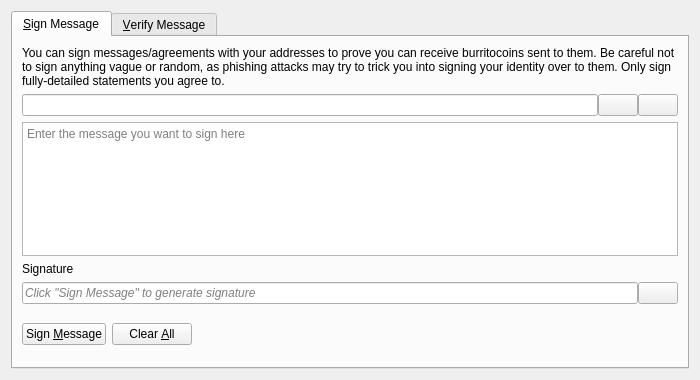
<?xml version="1.0" encoding="UTF-8"?>
<ui version="4.0">
 <class>SignVerifyMessageDialog</class>
 <widget class="QDialog" name="SignVerifyMessageDialog">
  <property name="geometry">
   <rect>
    <x>0</x>
    <y>0</y>
    <width>700</width>
    <height>380</height>
   </rect>
  </property>
  <property name="windowTitle">
   <string>Signatures - Sign / Verify a Message</string>
  </property>
  <property name="modal">
   <bool>true</bool>
  </property>
  <layout class="QVBoxLayout" name="verticalLayout">
   <item>
    <widget class="QTabWidget" name="tabWidget">
     <property name="currentIndex">
      <number>0</number>
     </property>
     <widget class="QWidget" name="tabSignMessage">
      <attribute name="title">
       <string>&amp;Sign Message</string>
      </attribute>
      <layout class="QVBoxLayout" name="verticalLayout_SM">
       <item>
        <widget class="QLabel" name="infoLabel_SM">
         <property name="text">
          <string>You can sign messages/agreements with your addresses to prove you can receive burritocoins sent to them. Be careful not to sign anything vague or random, as phishing attacks may try to trick you into signing your identity over to them. Only sign fully-detailed statements you agree to.</string>
         </property>
         <property name="textFormat">
          <enum>Qt::PlainText</enum>
         </property>
         <property name="wordWrap">
          <bool>true</bool>
         </property>
        </widget>
       </item>
       <item>
        <layout class="QHBoxLayout" name="horizontalLayout_1_SM">
         <property name="spacing">
          <number>0</number>
         </property>
         <item>
          <widget class="QValidatedLineEdit" name="addressIn_SM">
           <property name="toolTip">
            <string>The BurritoCoin address to sign the message with</string>
           </property>
          </widget>
         </item>
         <item>
          <widget class="QPushButton" name="addressBookButton_SM">
           <property name="toolTip">
            <string>Choose previously used address</string>
           </property>
           <property name="text">
            <string/>
           </property>
           <property name="icon">
            <iconset resource="../burritocoin.qrc">
             <normaloff>:/icons/address-book</normaloff>:/icons/address-book</iconset>
           </property>
           <property name="shortcut">
            <string>Alt+A</string>
           </property>
           <property name="autoDefault">
            <bool>false</bool>
           </property>
          </widget>
         </item>
         <item>
          <widget class="QPushButton" name="pasteButton_SM">
           <property name="toolTip">
            <string>Paste address from clipboard</string>
           </property>
           <property name="text">
            <string/>
           </property>
           <property name="icon">
            <iconset resource="../burritocoin.qrc">
             <normaloff>:/icons/editpaste</normaloff>:/icons/editpaste</iconset>
           </property>
           <property name="shortcut">
            <string>Alt+P</string>
           </property>
           <property name="autoDefault">
            <bool>false</bool>
           </property>
          </widget>
         </item>
        </layout>
       </item>
       <item>
        <widget class="QPlainTextEdit" name="messageIn_SM">
         <property name="toolTip">
          <string>Enter the message you want to sign here</string>
         </property>
         <property name="placeholderText">
          <string>Enter the message you want to sign here</string>
         </property>
        </widget>
       </item>
       <item>
        <widget class="QLabel" name="signatureLabel_SM">
         <property name="text">
          <string>Signature</string>
         </property>
         <property name="textFormat">
          <enum>Qt::PlainText</enum>
         </property>
        </widget>
       </item>
       <item>
        <layout class="QHBoxLayout" name="horizontalLayout_2_SM">
         <property name="spacing">
          <number>0</number>
         </property>
         <item>
          <widget class="QLineEdit" name="signatureOut_SM">
           <property name="placeholderText">
            <string>Click "Sign Message" to generate signature</string>
           </property>
           <property name="font">
            <font>
             <italic>true</italic>
            </font>
           </property>
           <property name="readOnly">
            <bool>true</bool>
           </property>
          </widget>
         </item>
         <item>
          <widget class="QPushButton" name="copySignatureButton_SM">
           <property name="toolTip">
            <string>Copy the current signature to the system clipboard</string>
           </property>
           <property name="text">
            <string/>
           </property>
           <property name="icon">
            <iconset resource="../burritocoin.qrc">
             <normaloff>:/icons/editcopy</normaloff>:/icons/editcopy</iconset>
           </property>
           <property name="autoDefault">
            <bool>false</bool>
           </property>
          </widget>
         </item>
        </layout>
       </item>
       <item>
        <layout class="QHBoxLayout" name="horizontalLayout_3_SM">
         <item>
          <widget class="QPushButton" name="signMessageButton_SM">
           <property name="toolTip">
            <string>Sign the message to prove you own this BurritoCoin address</string>
           </property>
           <property name="text">
            <string>Sign &amp;Message</string>
           </property>
           <property name="icon">
            <iconset resource="../burritocoin.qrc">
             <normaloff>:/icons/edit</normaloff>:/icons/edit</iconset>
           </property>
           <property name="autoDefault">
            <bool>false</bool>
           </property>
          </widget>
         </item>
         <item>
          <widget class="QPushButton" name="clearButton_SM">
           <property name="toolTip">
            <string>Reset all sign message fields</string>
           </property>
           <property name="text">
            <string>Clear &amp;All</string>
           </property>
           <property name="icon">
            <iconset resource="../burritocoin.qrc">
             <normaloff>:/icons/remove</normaloff>:/icons/remove</iconset>
           </property>
           <property name="autoDefault">
            <bool>false</bool>
           </property>
          </widget>
         </item>
         <item>
          <spacer name="horizontalSpacer_1_SM">
           <property name="orientation">
            <enum>Qt::Horizontal</enum>
           </property>
           <property name="sizeHint" stdset="0">
            <size>
             <width>40</width>
             <height>48</height>
            </size>
           </property>
          </spacer>
         </item>
         <item>
          <widget class="QLabel" name="statusLabel_SM">
           <property name="font">
            <font>
             <weight>75</weight>
             <bold>true</bold>
            </font>
           </property>
           <property name="text">
            <string/>
           </property>
           <property name="wordWrap">
            <bool>true</bool>
           </property>
          </widget>
         </item>
         <item>
          <spacer name="horizontalSpacer_2_SM">
           <property name="orientation">
            <enum>Qt::Horizontal</enum>
           </property>
           <property name="sizeHint" stdset="0">
            <size>
             <width>40</width>
             <height>48</height>
            </size>
           </property>
          </spacer>
         </item>
        </layout>
       </item>
      </layout>
     </widget>
     <widget class="QWidget" name="tabVerifyMessage">
      <attribute name="title">
       <string>&amp;Verify Message</string>
      </attribute>
      <layout class="QVBoxLayout" name="verticalLayout_VM">
       <item>
        <widget class="QLabel" name="infoLabel_VM">
         <property name="text">
          <string>Enter the receiver's address, message (ensure you copy line breaks, spaces, tabs, etc. exactly) and signature below to verify the message. Be careful not to read more into the signature than what is in the signed message itself, to avoid being tricked by a man-in-the-middle attack. Note that this only proves the signing party receives with the address, it cannot prove sendership of any transaction!</string>
         </property>
         <property name="textFormat">
          <enum>Qt::PlainText</enum>
         </property>
         <property name="alignment">
          <set>Qt::AlignLeading|Qt::AlignLeft|Qt::AlignTop</set>
         </property>
         <property name="wordWrap">
          <bool>true</bool>
         </property>
        </widget>
       </item>
       <item>
        <layout class="QHBoxLayout" name="horizontalLayout_1_VM">
         <property name="spacing">
          <number>0</number>
         </property>
         <item>
          <widget class="QValidatedLineEdit" name="addressIn_VM">
           <property name="toolTip">
            <string>The BurritoCoin address the message was signed with</string>
           </property>
          </widget>
         </item>
         <item>
          <widget class="QPushButton" name="addressBookButton_VM">
           <property name="toolTip">
            <string>Choose previously used address</string>
           </property>
           <property name="text">
            <string/>
           </property>
           <property name="icon">
            <iconset resource="../burritocoin.qrc">
             <normaloff>:/icons/address-book</normaloff>:/icons/address-book</iconset>
           </property>
           <property name="shortcut">
            <string>Alt+A</string>
           </property>
           <property name="autoDefault">
            <bool>false</bool>
           </property>
          </widget>
         </item>
        </layout>
       </item>
       <item>
        <widget class="QPlainTextEdit" name="messageIn_VM">
          <property name="toolTip">
            <string>The signed message to verify</string>
          </property>
          <property name="placeholderText">
            <string>The signed message to verify</string>
          </property>
        </widget>
       </item>
       <item>
        <widget class="QValidatedLineEdit" name="signatureIn_VM">
          <property name="toolTip">
            <string>The signature given when the message was signed</string>
          </property>
          <property name="placeholderText">
            <string>The signature given when the message was signed</string>
          </property>
        </widget>
       </item>
       <item>
        <layout class="QHBoxLayout" name="horizontalLayout_2_VM">
         <item>
          <widget class="QPushButton" name="verifyMessageButton_VM">
           <property name="toolTip">
            <string>Verify the message to ensure it was signed with the specified BurritoCoin address</string>
           </property>
           <property name="text">
            <string>Verify &amp;Message</string>
           </property>
           <property name="icon">
            <iconset resource="../burritocoin.qrc">
             <normaloff>:/icons/transaction_0</normaloff>:/icons/transaction_0</iconset>
           </property>
           <property name="autoDefault">
            <bool>false</bool>
           </property>
          </widget>
         </item>
         <item>
          <widget class="QPushButton" name="clearButton_VM">
           <property name="toolTip">
            <string>Reset all verify message fields</string>
           </property>
           <property name="text">
            <string>Clear &amp;All</string>
           </property>
           <property name="icon">
            <iconset resource="../burritocoin.qrc">
             <normaloff>:/icons/remove</normaloff>:/icons/remove</iconset>
           </property>
           <property name="autoDefault">
            <bool>false</bool>
           </property>
          </widget>
         </item>
         <item>
          <spacer name="horizontalSpacer_1_VM">
           <property name="orientation">
            <enum>Qt::Horizontal</enum>
           </property>
           <property name="sizeHint" stdset="0">
            <size>
             <width>40</width>
             <height>48</height>
            </size>
           </property>
          </spacer>
         </item>
         <item>
          <widget class="QLabel" name="statusLabel_VM">
           <property name="font">
            <font>
             <weight>75</weight>
             <bold>true</bold>
            </font>
           </property>
           <property name="text">
            <string/>
           </property>
           <property name="wordWrap">
            <bool>true</bool>
           </property>
          </widget>
         </item>
         <item>
          <spacer name="horizontalSpacer_2_VM">
           <property name="orientation">
            <enum>Qt::Horizontal</enum>
           </property>
           <property name="sizeHint" stdset="0">
            <size>
             <width>40</width>
             <height>48</height>
            </size>
           </property>
          </spacer>
         </item>
        </layout>
       </item>
      </layout>
     </widget>
    </widget>
   </item>
  </layout>
 </widget>
 <customwidgets>
  <customwidget>
   <class>QValidatedLineEdit</class>
   <extends>QLineEdit</extends>
   <header>qt/qvalidatedlineedit.h</header>
  </customwidget>
 </customwidgets>
 <resources>
  <include location="../burritocoin.qrc"/>
 </resources>
 <connections/>
</ui>
